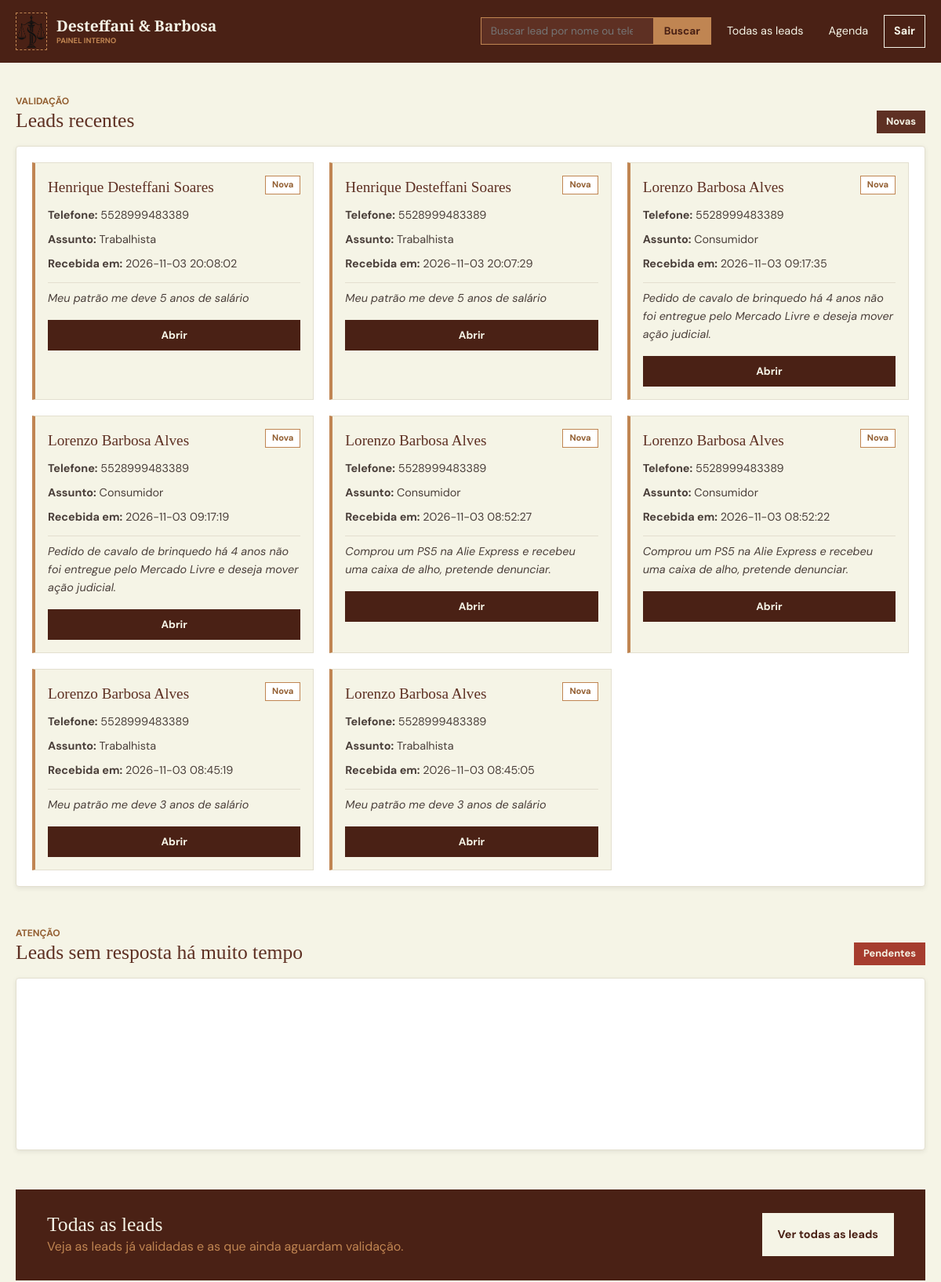
Page /painel (upper part) on the earlier database version.
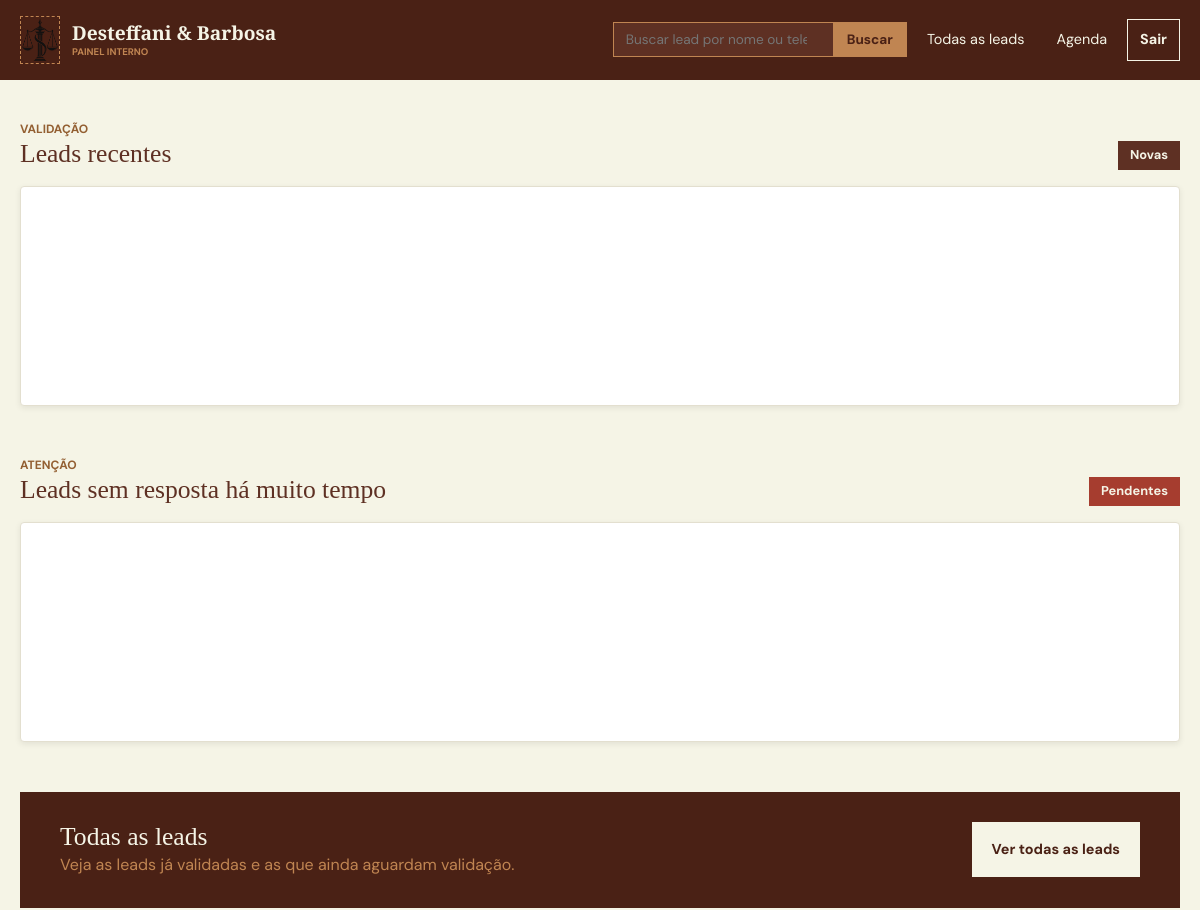
Same page on the later database version.
### tables this page shows
CREATE TABLE consultas (
            id INTEGER PRIMARY KEY AUTOINCREMENT,
            escritorio_id INTEGER NOT NULL,
            telefone_cliente TEXT NOT NULL,
            nome_cliente TEXT NOT NULL,
            cpf_cliente TEXT NOT NULL,
            email_cliente TEXT NOT NULL,
            area TEXT NOT NULL,
            resumo TEXT NOT NULL,

            urgencia TEXT NOT NULL,

            advogado_id INTEGER,
            processo_andamento TEXT,
            cidade_estado TEXT,
            disponibilidade TEXT,
            data_hora_consulta TEXT,

            status TEXT NOT NULL,

            data_criacao TEXT NOT NULL DEFAULT CURRENT_TIMESTAMP,

            FOREIGN KEY (escritorio_id)
                REFERENCES escritorios(id),

            FOREIGN KEY (escritorio_id, advogado_id)
                REFERENCES usuarios(escritorio_id, id)
        );

### routes/painel_router.py (the view)
@router.get("/painel", response_class=HTMLResponse)
async def get_painel(request: Request):
    agora = datetime.now()
    consulta_repo.atualizar_status_por_prazo(
        limite_atraso=(agora - timedelta(days=DIAS_ATRASO)).strftime(FORMATO_DATA),
        limite_urgente=(agora - timedelta(days=DIAS_URGENTE)).strftime(FORMATO_DATA),
    )
    consultas = consulta_repo.selecionar_consulta_por_status("analise")
    consultas_em_atraso = consulta_repo.selecionar_consulta_por_status("em atraso")
    consultas_urgentes = consulta_repo.selecionar_consulta_por_status("urgente")
    consultas_antigas = consultas_em_atraso + consultas_urgentes
    return templates.TemplateResponse(
        request,
        "painel.html",
        {
            "consultas": consultas,
            "consultas_antigas": consultas_antigas
        },
    )

### templates/painel.html (shortened to what this page needs)
{% extends "footer_head.html" %}
{% block content %}
        <main>
            <div class="painel-conteudo">
                <section class="painel-secao">
                    <div class="secao-cabecalho">
                        <div>
                            <p class="rotulo">Validação</p>
                            <h2>Leads recentes</h2>
                        </div>
                        <span class="contador">Novas</span>
                    </div>
                    <div class="quadro">
                        <div class="leads-lista" id="leads-recentes">
                            {% for consulta in consultas %}
                                <article class="lead-card"
                                        data-id="{{ consulta.id }}"
                                        data-nome="{{ consulta.nome_cliente }}"
                                        data-telefone="{{ consulta.telefone_cliente }}"
                                        data-assunto="{{ consulta.area }}"
                                        data-recebida="{{ consulta.data_criacao }}"
                                        data-resumo="{{ consulta.resumo }}"
                                        data-urgencia="{{ consulta.urgencia }}"
                                        data-processo-andamento="{{ consulta.proceso_andamento }}"
                                        data-cidade-estado="{{ consulta.cidade_estado }}"
                                        data-email="{{ consulta.email_cliente }}"
                                        data-disponibilidade="{{ consulta.disponibilidade }}"
                                        data-status="{{ consulta.status }}">
                                    <div class="lead-topo">
                                        <h3>{{ consulta.nome_cliente }}</h3>
                                        <span class="lead-status">Nova</span>
                                    </div>
                                    <p class="lead-info"><strong>Telefone:</strong> {{ consulta.telefone_cliente }}</p>
                                    <p class="lead-info"><strong>Assunto:</strong> {{ consulta.area }}</p>
                                    <p class="lead-info"><strong>Recebida em:</strong> {{ consulta.data_criacao }}</p>
                                    <p class="lead-resumo">{{ consulta.resumo }}</p>
                                    <div class="lead-botoes">
                                        <button type="button" class="botao-validar abrir-lead">Abrir</button>
                                    </div>
                                </article>
                            {% endfor %}
                        </div>
                    </div>
                </section>
                <section class="painel-secao">
                    <div class="secao-cabecalho">
                        <div>
                            <p class="rotulo">Atenção</p>
                            <h2>Leads sem resposta há muito tempo</h2>
                        </div>
                        <span class="contador contador-alerta">Pendentes</span>
                    </div>
                    <div class="quadro">
                    </div>
                </section>
                <section class="faixa-link">
                    <div>
                        <h2>Todas as leads</h2>
                        <p>Veja as leads já validadas e as que ainda aguardam validação.</p>
                    </div>
                    <a href="painel/consultas" class="botao-claro">Ver todas as leads</a>
                </section>
            </div>
        </main>
{% endblock %}

Differences in the rows shown:
removed consultas: nome_cliente "Henrique Desteffani Soares", telefone_cliente "5528999483389", area "Trabalhista", data_criacao "2026-11-03 20:08:02", resumo "Meu patrão me deve 5 anos de salário"
removed consultas: nome_cliente "Henrique Desteffani Soares", telefone_cliente "5528999483389", area "Trabalhista", data_criacao "2026-11-03 20:07:29", resumo "Meu patrão me deve 5 anos de salário"
removed consultas: nome_cliente "Lorenzo Barbosa Alves", telefone_cliente "5528999483389", area "Consumidor", data_criacao "2026-11-03 09:17:35", resumo "Pedido de cavalo de brinquedo há 4 anos não foi entregue pelo Mercado Livre e deseja mover ação judicial."
removed consultas: nome_cliente "Lorenzo Barbosa Alves", telefone_cliente "5528999483389", area "Consumidor", data_criacao "2026-11-03 09:17:19", resumo "Pedido de cavalo de brinquedo há 4 anos não foi entregue pelo Mercado Livre e deseja mover ação judicial."
removed consultas: nome_cliente "Lorenzo Barbosa Alves", telefone_cliente "5528999483389", area "Consumidor", data_criacao "2026-11-03 08:52:27", resumo "Comprou um PS5 na Alie Express e recebeu uma caixa de alho, pretende denunciar."
removed consultas: nome_cliente "Lorenzo Barbosa Alves", telefone_cliente "5528999483389", area "Consumidor", data_criacao "2026-11-03 08:52:22", resumo "Comprou um PS5 na Alie Express e recebeu uma caixa de alho, pretende denunciar."
removed consultas: nome_cliente "Lorenzo Barbosa Alves", telefone_cliente "5528999483389", area "Trabalhista", data_criacao "2026-11-03 08:45:19", resumo "Meu patrão me deve 3 anos de salário"
removed consultas: nome_cliente "Lorenzo Barbosa Alves", telefone_cliente "5528999483389", area "Trabalhista", data_criacao "2026-11-03 08:45:05", resumo "Meu patrão me deve 3 anos de salário"
